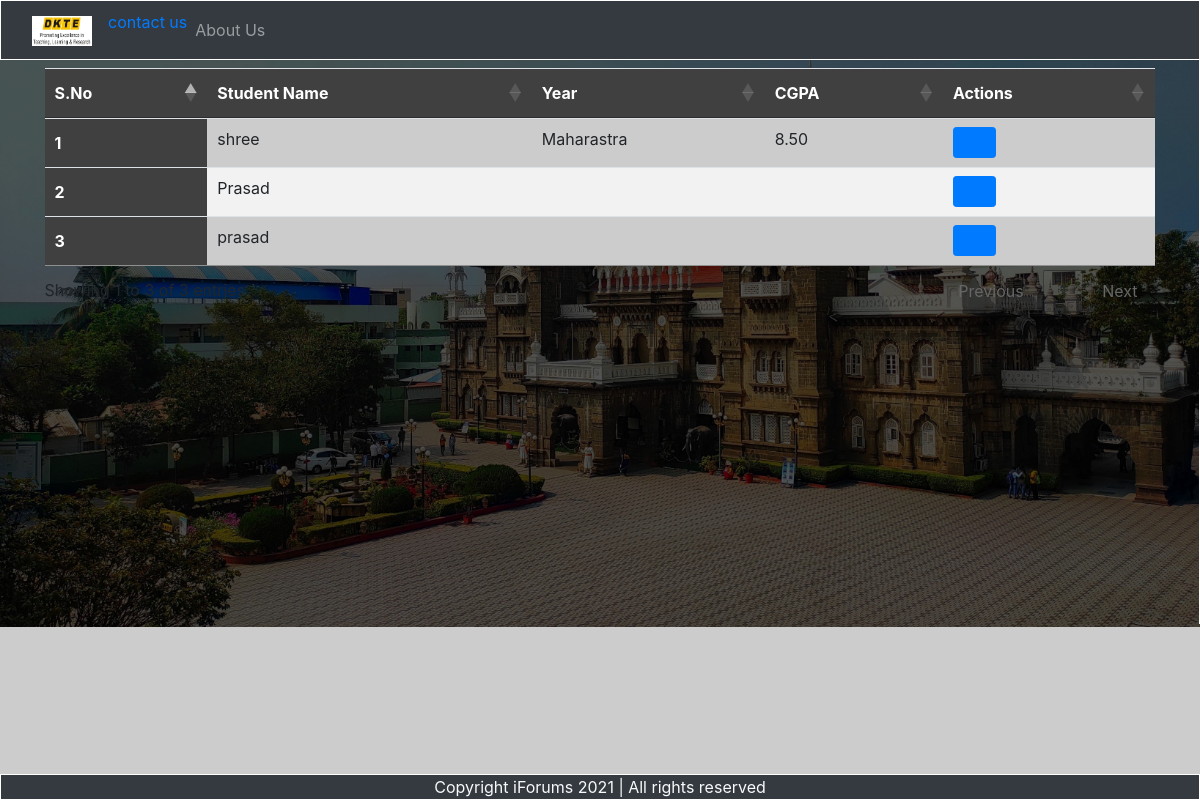
The page /linkedpages/facultypages/facultypage.php on the database its author committed.
### tables this page shows
CREATE TABLE `info` (
  `firstname` varchar(10) NOT NULL,
  `middlename` varchar(10) NOT NULL,
  `lastname` varchar(10) NOT NULL,
  `prn` varchar(20) NOT NULL,
  `birthdate` date NOT NULL,
  `email` varchar(20) NOT NULL,
  `localaddress` text NOT NULL,
  `permanentaddress` text NOT NULL,
  `country` varchar(15) NOT NULL,
  `state` varchar(15) NOT NULL,
  `pin` varchar(10) NOT NULL,
  `mobileno.` varchar(12) NOT NULL
);

CREATE TABLE `education` (
  `PRN` varchar(20) NOT NULL,
  `ssc` varchar(40) DEFAULT 'NA',
  `sscp` decimal(10,2) NOT NULL DEFAULT 0.00,
  `sscs` varchar(10) NOT NULL DEFAULT 'NA',
  `hsc` varchar(50) DEFAULT 'NA',
  `hscp` decimal(10,2) NOT NULL DEFAULT 0.00,
  `hscs` varchar(10) NOT NULL DEFAULT 'NA',
  `sem1` decimal(10,2) NOT NULL DEFAULT 0.00,
  `sem2` decimal(10,2) NOT NULL DEFAULT 0.00,
  `sem3` decimal(10,2) NOT NULL DEFAULT 0.00,
  `sem4` decimal(10,2) NOT NULL DEFAULT 0.00,
  `sem5` decimal(10,2) NOT NULL DEFAULT 0.00,
  `sem6` decimal(10,2) NOT NULL DEFAULT 0.00,
  `sem7` decimal(10,2) NOT NULL DEFAULT 0.00,
  `sem8` decimal(10,2) NOT NULL DEFAULT 0.00
);

### linkedpages/facultypages/facultypage.php (the view, shortened to what this page needs)
<?php
$servername = "localhost";
$username = "root";
$password = "";
$database = "dkte";
$conn = mysqli_connect($servername, $username, $password, $database);
?>
<!doctype html>
<html lang="en">
<head>
  <link rel="stylesheet" href="https://stackpath.bootstrapcdn.com/bootstrap/4.4.1/css/bootstrap.min.css"
>
  <link rel="stylesheet" href="//cdn.datatables.net/1.10.20/css/jquery.dataTables.min.css">
</head>
<body>
<?php require '../../partials/_nav.php' ?>
  <div class="container my-4">
    <table class="table" id="myTable" style="background-color: #cccccc;">
      <thead>
        <tr>
          <th scope="col">S.No</th>
          <th scope="col">Student Name</th>
          <th scope="col">Year</th>
          <th scope="col">CGPA</th>
          <th scope="col">Actions</th>
        </tr>
      </thead>
      <tbody;>
        <?php
          $sql = "SELECT * FROM `info`";
          $sql2 = "SELECT * FROM `education`";
          $result = mysqli_query($conn, $sql);
          $result2 = mysqli_query($conn, $sql2);
          $sno = 0;
          while($row = mysqli_fetch_assoc($result)){
            $row2 = mysqli_fetch_assoc($result2);
            $sno = $sno + 1;
            echo "<tr>
            <th scope='row'>". $sno . "</th>
            <td>". $row['firstname'] . "</td>
            <td>". $row2['hsc'] . "</td>
            <td>". $row2['sem8'] . "</td>
              <td> <button class='edit btn btn-sm btn-primary' ><a href='generatepdf.html'>Edit</a></button> </td>
          </tr>";
         }
          ?>
    </table>
  </div>
  <hr>
<?php include '../../partials/_footer.php';?>
</body>
</html>

### linkedpages/facultypages/facultypage.php (style rules this page uses)
body { background-image: url("/project/img/1.jpg"); background-color: #cccccc; opacity:1; height: 600px; background-position: center; background-repeat: no-repeat; background-size: cover; opacity: 10.0; border-right: 1px solid white; }
#myTable tr:nth-child(even) { background-color: #f2f2f2; }
#myTable th { padding-top: 12px; padding-bottom: 12px; text-align: left; background-color: #404040; color: white; }

### rows shown on the page
info: firstname "shree", education.hsc "Maharastra", education.sem8 "8.50"
info: firstname "Prasad"
info: firstname "prasad"
